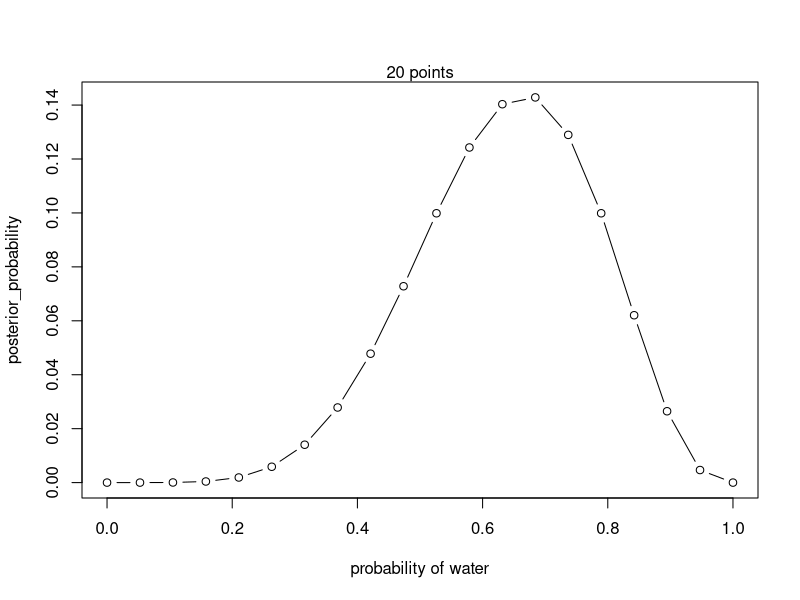
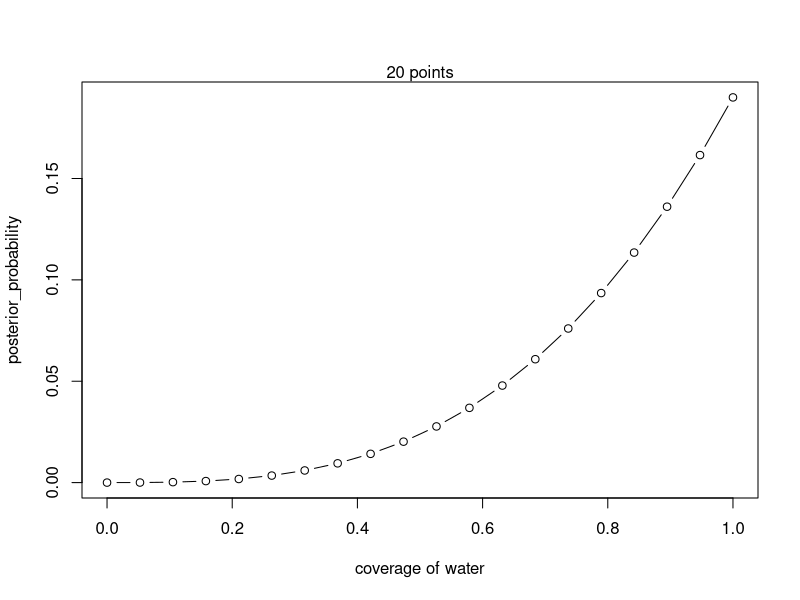
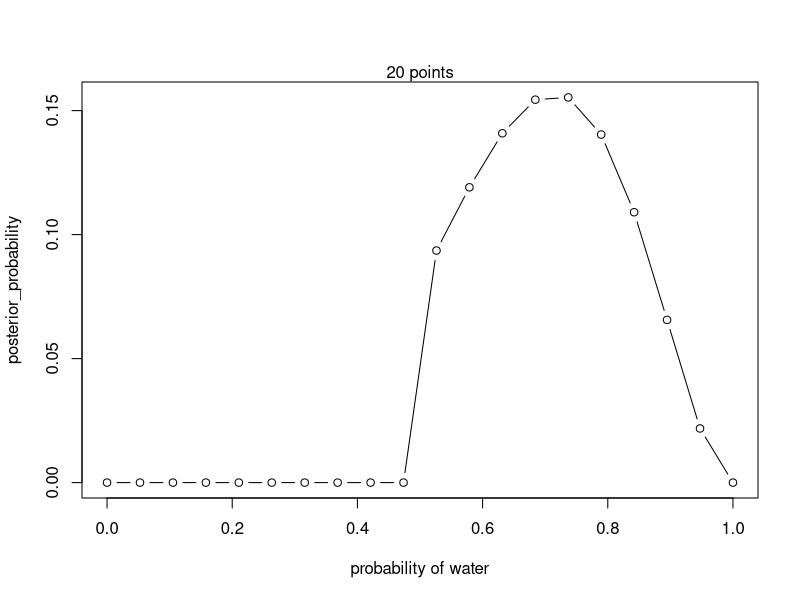

R code for these plots, in order:
## ---- chunk 1
knitr::opts_chunk$set(echo = TRUE)
## ---- chunk 2
# Grid Approximation

# define grid
p_grid = seq(from = 0, to = 1, length.out=20)
p_grid

# define prior
prior = rep(1, 20)

# compute likelihood at each value in grid
likelihood = dbinom(6, size = 9, prob = p_grid)

# compute product of likelihood and prior
unstd.posterior = likelihood * prior

# standardize the posterior so it sums to 1
posterior = unstd.posterior / sum(unstd.posterior)

# plot the distribution
plot(p_grid, posterior, type = "b",
     xlab = "probability of water", ylab = "posterior_probability")
mtext("20 points")

## ---- chunk 3
#define the grid
p_grid = seq(from = 0, to = 1, length.out=20)

#define the prior
prior <- rep(1,20) # if i multiply prior with likelihood, posterior stays the same; equal chance of any amount of success, i.e. equal chance of earth to be covered in any amount of water

#compute likelihood (probability!) at each value in grid
likelihood <- dbinom(3, size=3, prob=p_grid) # if i have 3 trials and 3 waters, whats the probability that earth is p_grid amount covered with water, p(b|a)? what is the probability of getting 3 out of 3 successful trials in total, given our probability of success is 0.7? how surprising is it (inversely)? prob=p_grid means probability for every value of p grid 

#compute product of likelihood and prior
unstd.posterior <- likelihood*prior

#standardize posterior, so it sums to 1
posterior <- unstd.posterior / sum(unstd.posterior)

# plot the distribution
plot(p_grid, posterior, type = "b",
     xlab = "coverage of water", ylab = "posterior_probability")
mtext("20 points")


prior
likelihood
## ---- chunk 4
# define grid
p_grid = seq(from = 0, to = 1, length.out=20)
p_grid

# define prior
prior = c(rep(0, 10),rep(1,10))

# compute likelihood at each value in grid
likelihood = dbinom(5, size = 7, prob = p_grid)

# compute product of likelihood and prior
unstd.posterior = likelihood * prior # because you multiply 0 0 0 0 1 1 1 1 1 with the actual values, the 0 will be 0 but the 1 wont change!!!

# standardize the posterior so it sums to 1
posterior = unstd.posterior / sum(unstd.posterior)

# plot the distribution
plot(p_grid, posterior, type = "b",
     xlab = "probability of water", ylab = "posterior_probability")
mtext("20 points")
## ---- chunk 5
# chatgpt: Given that we don't know which globe was tossed, we must consider both possibilities with equal weight. Hence, the total probability of observing "land" is the average of these two scenarios, represented as (Pr(Land|Earth) * Pr(Earth) + Pr(Land|Mars) * Pr(Mars)) / 2. -> 1 for mars, 0.3 for earth, divide by 2 cuz 2 planets
P_Earth <- 0.5
P_Land_given_mars <- 1
P_Land_given_earth <- 0.3
P_Land <- (P_Land_given_earth + P_Land_given_mars)/2 #because need avg of both
answer <- (P_Land_given_earth*P_Earth)/P_Land
answer
